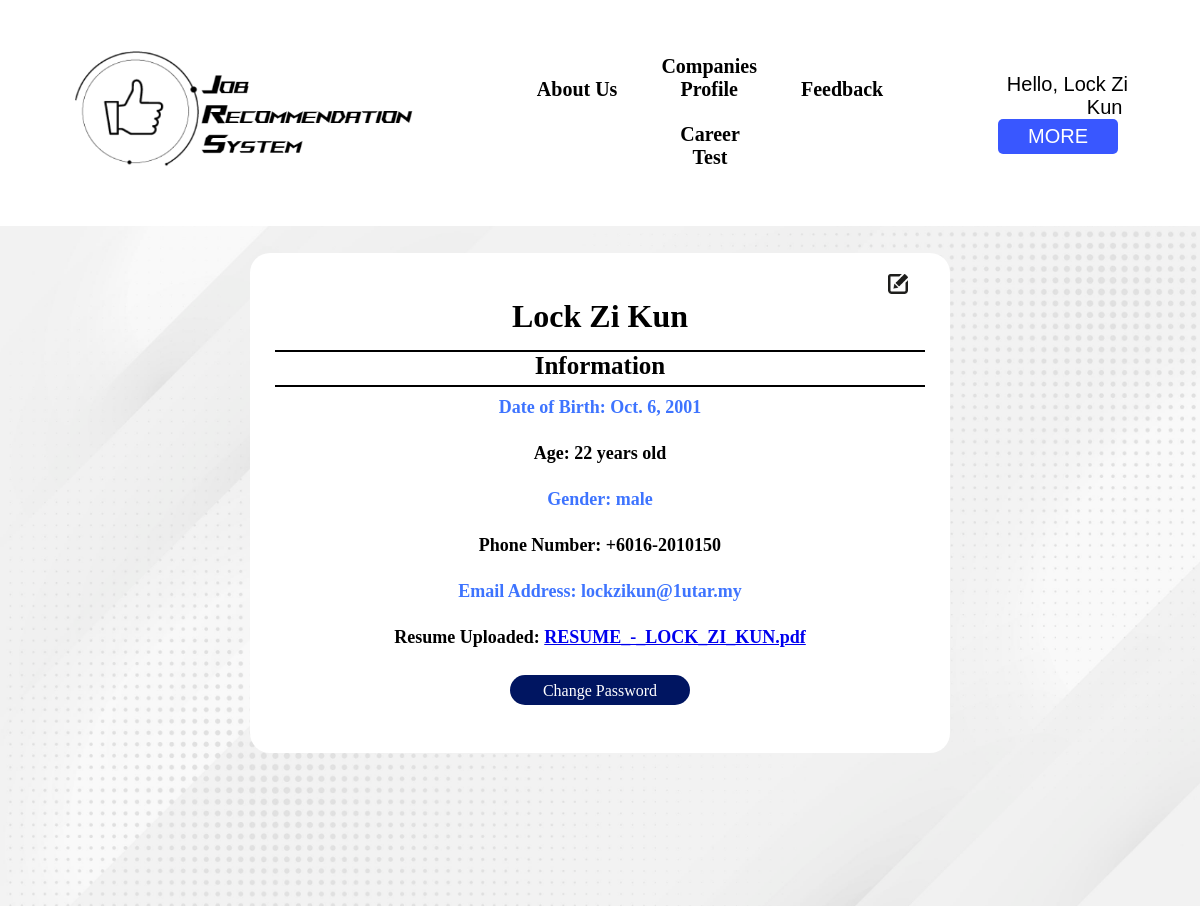
The page /user_profile/ (signed in) on the database its author committed.
### jrs/models.py (models this page shows, shortened)
class student(models.Model):
    category=(('male','Male'),('female','Female'),)
    user = models.ForeignKey(User, on_delete=models.CASCADE)
    name=models.CharField(max_length=200)
    phone = models.CharField(max_length=50)
    dob = models.DateField()
    gender = models.CharField(max_length=10,choices=category)
    email= models.CharField(max_length=200)
    resume=models.FileField(null=True)

### jrs/views.py (the view)
# urls.py: path('user_profile/',user_profile,name="user_profile"),
def user_profile(request):
    if not request.user.is_authenticated:
        return redirect('home')
    User=student.objects.get(name=request.user)
    return render(request,'user_profile.html',{'user':User})

### templates/user_profile.html (shortened to what this page needs)
{% extends 'user_navbar.html' %}
{% block body%}
<div class="background1">
    <div class="boxes">
        <a href='{% url "edit_user_profile" %}'><img src="/static/images/edit.png" alt="edit" /></a>
        <h1>{{user.name}}</h1>
        <div class="bottom">
        <h2>Information</h2>
        <div class="inform">
            <div class="data">
                <h4>Date of Birth: {{user.dob}}</h4>
            </div>
            <div class="data">
                <form method="post">
                    <h4 id="age" name="age" style="color:black"></h4>
                </form>
            </div>
            <div class="data">
                <h4>Gender: {{user.gender}}</h4>
            </div>
            <div class="data">
                <h4 style="color:black">Phone Number: {{user.phone}}</h4>
            </div>
            <div class="data">
                <h4>Email Address: {{user.email}}</h4>
            </div>
            <div class="data">
                <h4 style="color:black">Resume Uploaded: <a href="{{user.resume.url}}">{{user.resume}}</a></h4>
            </div>
            <br>
            <div class="button">
                <a href='{% url "forgotpsw" %}'>Change Password</a>
            </div>
        </div>
        </div>
    </div>
</div>
{% endblock %}

### templates/user_navbar.html (shortened to what this page needs)
<!DOCTYPE html>
<html lang="en">
  <head>
    <link type="text/css" rel="stylesheet" href="https://api.mqcdn.com/sdk/mapquest-js/v1.3.2/mapquest.css"/>
    <link rel="stylesheet" href="/static/css/style.css">
    <link rel="stylesheet" href="/static/css/style4.css">
    <link rel="stylesheet" href="/static/css/style5.css">
    <link rel="stylesheet" href="/static/css/style11.css">
    <link rel="stylesheet" href="/static/css/style12.css">
    <link rel="stylesheet" href="/static/css/style13.css">
    <link rel="stylesheet" href="/static/css/style14.css">
    <link rel="stylesheet" href="/static/css/style17.css">
  </head>
  <body>
    <header>
      <nav>
        <a href='{% url "user_homepage" %}'><img src="/static/images/logo.png" alt="logo" /></a>
        <nav>
          <div class="nav-links">
            <a href='{% url "user_about_us" %}'>About Us</a>
            <a href='{% url "user_companies" %}'>Companies<br>Profile</a>
            <a href='{% url "user_feedbacks" %}'>Feedback</a>
            <a href='{% url "user_test" %}'>Career<br>Test</a>
          </div>
        </nav>
        <div class="nav-link-button">
          <span class="user">Hello, {{request.user}}&nbsp;</span>
          <button class="button" onclick="dropdown()"> MORE</button>
        </div>
      </nav>
    </header>
    {% block body %}
    {% endblock %}
  </body>
</html>

### static/css/style.css (style rules this page uses)
* { margin: 0%; padding: 0%; box-sizing: border-box; }
img { width: 350px; height: 125px; }
nav { display:flex; display:-webkit-flex; padding:2% 6%; justify-content: space-between; align-items:center; font-size: 16px; }
.nav-links { flex:1; text-align:center; }
.nav-links a { color:#000000; font-weight: bolder; text-decoration: none; font-size:20px; padding: 10px 20px; display: inline-block; position: relative; list-style:none; }
.nav-links a::after { content:''; width:0%; height:2px; background: rgb(0, 0, 0); display:block; margin:auto; transition:0.4s; }
.nav-link-button { flex:1; text-align:right; }

### static/css/style5.css (style rules this page uses)
* { padding:0; margin:0; box-sizing: border-box; }
.nav-link-button .button { width:120px; height:35px; padding:1% 5%; margin-right:10px; background:#3957ff; border:none; color:white; border-radius:5px; text-decoration: none; font-family:'Trebuchet MS', 'Lucida Sans Unicode', 'Lucida Grande', 'Lucida Sans', Arial, sans-serif; font-size: 20px; cursor:pointer; }
nav img { width: 350px; height: 125px; }
.user { font-size:20px; padding:2% 0; font-family: 'Lucida Sans', 'Lucida Sans Regular', 'Lucida Grande', 'Lucida Sans Unicode', Geneva, Verdana, sans-serif; color: #000000; }

### static/css/style13.css (style rules this page uses)
.background1 { width:100%; min-height:85vh; background-image:url(/static/images/background4.jpg); background-position: center; background-size:cover; position:relative; }
.background1 .boxes { height: 500px; width: 100%; max-width:700px; background: rgb(255, 255, 255); position:absolute; width:100%; border-radius: 20px; top:4%; left:50%; transform: translateX(-50%); text-align: center; }
.background1 .boxes a img { width:20px; height:20px; margin-left:85%; margin-top:3%; }
.background1 .boxes .bottom { height:100%; border-bottom-right-radius: 20px; border-bottom-left-radius: 20px; padding: 15px 25px; }
.bottom > h2 { font-size:25px; color: #000000; padding-bottom:5px; border-top: 2px solid #000000; border-bottom: 2px solid #000000; }
.inform { margin-bottom: 15px; }
.inform .button a { color:#fff; background: #001561; border-radius:20px; border:none; outline:none; transition: 1s; flex-basis: 65%; padding:1% 5%; text-decoration:none; }
.data { width:100%; display:flex; justify-content: space-evenly; }
.data h4 { color: #3e74ff; margin-bottom:15px; margin-top:10px; font-size: 18px; }

### static/css/style14.css (style rules this page uses)
* { margin:0; padding:0; box-sizing: border-box; }

### rows shown on the page
student: name "Lock Zi Kun", dob "Oct. 6, 2001", gender "male", phone "+6016-2010150", email "lockzikun@1utar.my", resume "RESUME_-_LOCK_ZI_KUN.pdf"

### other values the page prints
{{ request.user }} "Lock Zi Kun"
